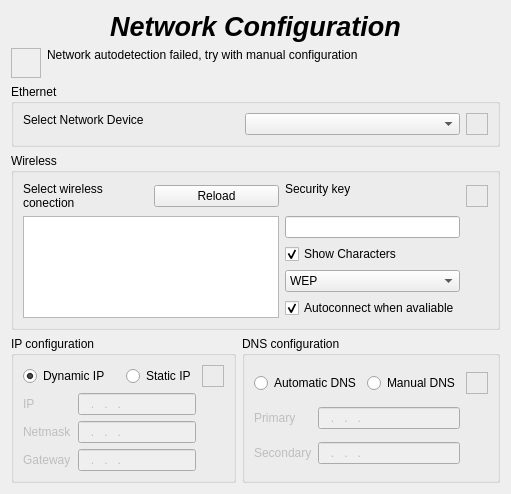
          <widget class="QWidget" name="PNet">
           <layout class="QGridLayout" name="gridLayout_20">
            <item row="0" column="0" colspan="3">
             <widget class="QLabel" name="LNetTitle">
              <property name="maximumSize">
               <size>
                <width>16777215</width>
                <height>50</height>
               </size>
              </property>
              <property name="font">
               <font>
                <pointsize>20</pointsize>
                <weight>75</weight>
                <italic>true</italic>
                <bold>true</bold>
               </font>
              </property>
              <property name="text">
               <string>Network Configuration</string>
              </property>
              <property name="alignment">
               <set>Qt::AlignCenter</set>
              </property>
             </widget>
            </item>
            <item row="1" column="0">
             <widget class="QFrame" name="FNetAlert">
              <property name="minimumSize">
               <size>
                <width>30</width>
                <height>30</height>
               </size>
              </property>
              <property name="maximumSize">
               <size>
                <width>30</width>
                <height>30</height>
               </size>
              </property>
              <property name="frameShape">
               <enum>QFrame::StyledPanel</enum>
              </property>
              <property name="frameShadow">
               <enum>QFrame::Raised</enum>
              </property>
             </widget>
            </item>
            <item row="1" column="1" colspan="2">
             <widget class="QLabel" name="LNetAlert">
              <property name="text">
               <string>&lt;!DOCTYPE HTML PUBLIC &quot;-//W3C//DTD HTML 4.0//EN&quot; &quot;http://www.w3.org/TR/REC-html40/strict.dtd&quot;&gt;
&lt;html&gt;&lt;head&gt;&lt;meta name=&quot;qrichtext&quot; content=&quot;1&quot; /&gt;&lt;style type=&quot;text/css&quot;&gt;
p, li { white-space: pre-wrap; }
&lt;/style&gt;&lt;/head&gt;&lt;body style=&quot; font-family:'Sans Serif'; font-size:9pt; font-weight:400; font-style:normal;&quot;&gt;
&lt;p style=&quot; margin-top:12px; margin-bottom:12px; margin-left:0px; margin-right:0px; -qt-block-indent:0; text-indent:0px;&quot;&gt;&lt;span style=&quot; font-family:'DejaVu Sans';&quot;&gt;Network autodetection failed, try with manual configuration&lt;/span&gt;&lt;/p&gt;&lt;/body&gt;&lt;/html&gt;</string>
              </property>
              <property name="textFormat">
               <enum>Qt::RichText</enum>
              </property>
              <property name="alignment">
               <set>Qt::AlignLeading|Qt::AlignLeft|Qt::AlignTop</set>
              </property>
              <property name="wordWrap">
               <bool>true</bool>
              </property>
             </widget>
            </item>
            <item row="2" column="0" colspan="3">
             <widget class="QGroupBox" name="GBEth">
              <property name="maximumSize">
               <size>
                <width>16777215</width>
                <height>100</height>
               </size>
              </property>
              <property name="title">
               <string>Ethernet</string>
              </property>
              <layout class="QGridLayout" name="gridLayout_21">
               <item row="0" column="0">
                <widget class="QLabel" name="LEth">
                 <property name="text">
                  <string>&lt;!DOCTYPE HTML PUBLIC &quot;-//W3C//DTD HTML 4.0//EN&quot; &quot;http://www.w3.org/TR/REC-html40/strict.dtd&quot;&gt;
&lt;html&gt;&lt;head&gt;&lt;meta name=&quot;qrichtext&quot; content=&quot;1&quot; /&gt;&lt;style type=&quot;text/css&quot;&gt;
p, li { white-space: pre-wrap; }
&lt;/style&gt;&lt;/head&gt;&lt;body style=&quot; font-family:'Sans Serif'; font-size:9pt; font-weight:400; font-style:normal;&quot;&gt;
&lt;p style=&quot; margin-top:12px; margin-bottom:12px; margin-left:0px; margin-right:0px; -qt-block-indent:0; text-indent:0px;&quot;&gt;&lt;span style=&quot; font-family:'DejaVu Sans';&quot;&gt;Select Network Device&lt;/span&gt;&lt;/p&gt;&lt;/body&gt;&lt;/html&gt;</string>
                 </property>
                 <property name="textFormat">
                  <enum>Qt::RichText</enum>
                 </property>
                 <property name="alignment">
                  <set>Qt::AlignLeading|Qt::AlignLeft|Qt::AlignTop</set>
                 </property>
                 <property name="wordWrap">
                  <bool>true</bool>
                 </property>
                </widget>
               </item>
               <item row="0" column="1">
                <widget class="QComboBox" name="CBEth"/>
               </item>
               <item row="0" column="2">
                <widget class="QFrame" name="FEthInfo">
                 <property name="minimumSize">
                  <size>
                   <width>22</width>
                   <height>22</height>
                  </size>
                 </property>
                 <property name="maximumSize">
                  <size>
                   <width>22</width>
                   <height>22</height>
                  </size>
                 </property>
                 <property name="frameShape">
                  <enum>QFrame::StyledPanel</enum>
                 </property>
                 <property name="frameShadow">
                  <enum>QFrame::Raised</enum>
                 </property>
                </widget>
               </item>
              </layout>
             </widget>
            </item>
            <item row="3" column="0" colspan="3">
             <widget class="QGroupBox" name="GBWifi">
              <property name="title">
               <string>Wireless</string>
              </property>
              <layout class="QGridLayout" name="gridLayout_22">
               <item row="0" column="0">
                <widget class="QLabel" name="LWifi">
                 <property name="text">
                  <string>&lt;!DOCTYPE HTML PUBLIC &quot;-//W3C//DTD HTML 4.0//EN&quot; &quot;http://www.w3.org/TR/REC-html40/strict.dtd&quot;&gt;
&lt;html&gt;&lt;head&gt;&lt;meta name=&quot;qrichtext&quot; content=&quot;1&quot; /&gt;&lt;style type=&quot;text/css&quot;&gt;
p, li { white-space: pre-wrap; }
&lt;/style&gt;&lt;/head&gt;&lt;body style=&quot; font-family:'Sans Serif'; font-size:9pt; font-weight:400; font-style:normal;&quot;&gt;
&lt;p style=&quot; margin-top:0px; margin-bottom:0px; margin-left:0px; margin-right:0px; -qt-block-indent:0; text-indent:0px;&quot;&gt;&lt;span style=&quot; font-family:'DejaVu Sans';&quot;&gt;Select wireless conection&lt;/span&gt;&lt;/p&gt;&lt;/body&gt;&lt;/html&gt;</string>
                 </property>
                 <property name="textFormat">
                  <enum>Qt::RichText</enum>
                 </property>
                 <property name="alignment">
                  <set>Qt::AlignLeading|Qt::AlignLeft|Qt::AlignTop</set>
                 </property>
                 <property name="wordWrap">
                  <bool>true</bool>
                 </property>
                </widget>
               </item>
               <item row="0" column="1">
                <widget class="QPushButton" name="BWifiReload">
                 <property name="text">
                  <string>Reload</string>
                 </property>
                 <property name="icon">
                  <iconset>
                   <normaloff>../../usr/share/kademar/utils/cadi/img/reload.png</normaloff>../../usr/share/kademar/utils/cadi/img/reload.png</iconset>
                 </property>
                 <property name="iconSize">
                  <size>
                   <width>32</width>
                   <height>32</height>
                  </size>
                 </property>
                </widget>
               </item>
               <item row="0" column="2">
                <widget class="QLabel" name="LWifiKey">
                 <property name="text">
                  <string>&lt;!DOCTYPE HTML PUBLIC &quot;-//W3C//DTD HTML 4.0//EN&quot; &quot;http://www.w3.org/TR/REC-html40/strict.dtd&quot;&gt;
&lt;html&gt;&lt;head&gt;&lt;meta name=&quot;qrichtext&quot; content=&quot;1&quot; /&gt;&lt;style type=&quot;text/css&quot;&gt;
p, li { white-space: pre-wrap; }
&lt;/style&gt;&lt;/head&gt;&lt;body style=&quot; font-family:'Sans Serif'; font-size:9pt; font-weight:400; font-style:normal;&quot;&gt;
&lt;p style=&quot; margin-top:0px; margin-bottom:0px; margin-left:0px; margin-right:0px; -qt-block-indent:0; text-indent:0px;&quot;&gt;Security key&lt;/p&gt;&lt;/body&gt;&lt;/html&gt;</string>
                 </property>
                 <property name="textFormat">
                  <enum>Qt::RichText</enum>
                 </property>
                 <property name="alignment">
                  <set>Qt::AlignLeading|Qt::AlignLeft|Qt::AlignTop</set>
                 </property>
                 <property name="wordWrap">
                  <bool>true</bool>
                 </property>
                </widget>
               </item>
               <item row="0" column="3">
                <widget class="QFrame" name="FWifiInfo">
                 <property name="minimumSize">
                  <size>
                   <width>22</width>
                   <height>22</height>
                  </size>
                 </property>
                 <property name="maximumSize">
                  <size>
                   <width>22</width>
                   <height>22</height>
                  </size>
                 </property>
                 <property name="frameShape">
                  <enum>QFrame::StyledPanel</enum>
                 </property>
                 <property name="frameShadow">
                  <enum>QFrame::Raised</enum>
                 </property>
                </widget>
               </item>
               <item row="1" column="0" rowspan="4" colspan="2">
                <widget class="QListWidget" name="LWWifi"/>
               </item>
               <item row="1" column="2">
                <widget class="QLineEdit" name="LEWifiKey">
                 <property name="echoMode">
                  <enum>QLineEdit::Password</enum>
                 </property>
                </widget>
               </item>
               <item row="2" column="2">
                <widget class="QCheckBox" name="CHWifiShowKey">
                 <property name="text">
                  <string>Show Characters</string>
                 </property>
                 <property name="checked">
                  <bool>true</bool>
                 </property>
                </widget>
               </item>
               <item row="3" column="2">
                <widget class="QComboBox" name="CBWifiKeyType">
                 <item>
                  <property name="text">
                   <string>WEP</string>
                  </property>
                 </item>
                 <item>
                  <property name="text">
                   <string>WPA</string>
                  </property>
                 </item>
                 <item>
                  <property name="text">
                   <string>WPA2</string>
                  </property>
                 </item>
                </widget>
               </item>
               <item row="4" column="2">
                <widget class="QCheckBox" name="CHWifiAuto">
                 <property name="text">
                  <string>Autoconnect when avaliable</string>
                 </property>
                 <property name="checked">
                  <bool>true</bool>
                 </property>
                </widget>
               </item>
              </layout>
             </widget>
            </item>
            <item row="4" column="0" colspan="2">
             <widget class="QGroupBox" name="GBIp">
              <property name="title">
               <string>IP configuration</string>
              </property>
              <layout class="QGridLayout" name="gridLayout_27">
               <item row="0" column="0" colspan="2">
                <widget class="QRadioButton" name="RBIpDynamic">
                 <property name="text">
                  <string>Dynamic IP</string>
                 </property>
                 <property name="checked">
                  <bool>true</bool>
                 </property>
                </widget>
               </item>
               <item row="0" column="2">
                <widget class="QRadioButton" name="RBIpStatic">
                 <property name="text">
                  <string>Static IP</string>
                 </property>
                </widget>
               </item>
               <item row="0" column="3">
                <widget class="QFrame" name="FIpInfo">
                 <property name="minimumSize">
                  <size>
                   <width>22</width>
                   <height>22</height>
                  </size>
                 </property>
                 <property name="maximumSize">
                  <size>
                   <width>22</width>
                   <height>22</height>
                  </size>
                 </property>
                 <property name="frameShape">
                  <enum>QFrame::StyledPanel</enum>
                 </property>
                 <property name="frameShadow">
                  <enum>QFrame::Raised</enum>
                 </property>
                </widget>
               </item>
               <item row="1" column="0">
                <widget class="QLabel" name="LIp">
                 <property name="enabled">
                  <bool>false</bool>
                 </property>
                 <property name="text">
                  <string>IP</string>
                 </property>
                </widget>
               </item>
               <item row="1" column="1" colspan="2">
                <widget class="QLineEdit" name="LEIp">
                 <property name="enabled">
                  <bool>false</bool>
                 </property>
                 <property name="inputMask">
                  <string>999.999.999.999; </string>
                 </property>
                 <property name="text">
                  <string>...</string>
                 </property>
                </widget>
               </item>
               <item row="2" column="0">
                <widget class="QLabel" name="LNetmask">
                 <property name="enabled">
                  <bool>false</bool>
                 </property>
                 <property name="text">
                  <string>Netmask</string>
                 </property>
                </widget>
               </item>
               <item row="2" column="1" colspan="2">
                <widget class="QLineEdit" name="LENetmask">
                 <property name="enabled">
                  <bool>false</bool>
                 </property>
                 <property name="inputMask">
                  <string>999.999.999.999; </string>
                 </property>
                </widget>
               </item>
               <item row="3" column="0">
                <widget class="QLabel" name="LGateway">
                 <property name="enabled">
                  <bool>false</bool>
                 </property>
                 <property name="text">
                  <string>Gateway</string>
                 </property>
                </widget>
               </item>
               <item row="3" column="1" colspan="2">
                <widget class="QLineEdit" name="LEGateway">
                 <property name="enabled">
                  <bool>false</bool>
                 </property>
                 <property name="inputMask">
                  <string>999.999.999.999; </string>
                 </property>
                </widget>
               </item>
              </layout>
             </widget>
            </item>
            <item row="4" column="2">
             <widget class="QGroupBox" name="GBDns">
              <property name="title">
               <string>DNS configuration</string>
              </property>
              <layout class="QGridLayout" name="gridLayout_28">
               <item row="0" column="0" colspan="2">
                <widget class="QRadioButton" name="RBAutoDns">
                 <property name="text">
                  <string>Automatic DNS</string>
                 </property>
                 <property name="checked">
                  <bool>false</bool>
                 </property>
                </widget>
               </item>
               <item row="0" column="2">
                <widget class="QRadioButton" name="RBManualDns">
                 <property name="text">
                  <string>Manual DNS</string>
                 </property>
                </widget>
               </item>
               <item row="0" column="3">
                <widget class="QFrame" name="FDnsInfo">
                 <property name="minimumSize">
                  <size>
                   <width>22</width>
                   <height>22</height>
                  </size>
                 </property>
                 <property name="maximumSize">
                  <size>
                   <width>22</width>
                   <height>22</height>
                  </size>
                 </property>
                 <property name="frameShape">
                  <enum>QFrame::StyledPanel</enum>
                 </property>
                 <property name="frameShadow">
                  <enum>QFrame::Raised</enum>
                 </property>
                </widget>
               </item>
               <item row="1" column="0">
                <widget class="QLabel" name="LPrimaryDns">
                 <property name="enabled">
                  <bool>false</bool>
                 </property>
                 <property name="text">
                  <string>Primary</string>
                 </property>
                </widget>
               </item>
               <item row="1" column="1" colspan="2">
                <widget class="QLineEdit" name="LEPrimaryDns">
                 <property name="enabled">
                  <bool>false</bool>
                 </property>
                 <property name="inputMask">
                  <string>999.999.999.999; </string>
                 </property>
                 <property name="text">
                  <string>...</string>
                 </property>
                </widget>
               </item>
               <item row="2" column="0">
                <widget class="QLabel" name="LSecondaryDns">
                 <property name="enabled">
                  <bool>false</bool>
                 </property>
                 <property name="text">
                  <string>Secondary</string>
                 </property>
                </widget>
               </item>
               <item row="2" column="1" colspan="2">
                <widget class="QLineEdit" name="LESecondaryDns">
                 <property name="enabled">
                  <bool>false</bool>
                 </property>
                 <property name="inputMask">
                  <string>999.999.999.999; </string>
                 </property>
                </widget>
               </item>
              </layout>
             </widget>
            </item>
           </layout>
          </widget>
